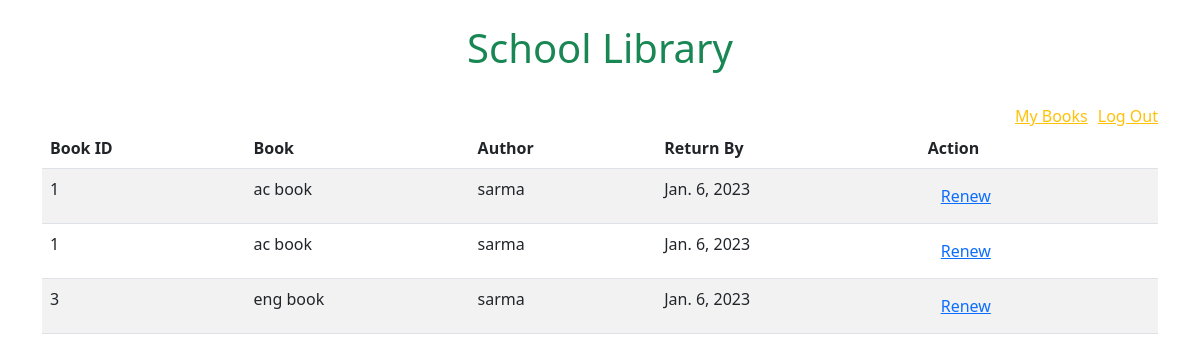
/s_home/ (signed in), run on the app's committed database.
### library_app/models.py (models this page shows, shortened)
class BookStatus(models.Model):
    book = models.ForeignKey(Books, on_delete=models.CASCADE)
    taken_by = models.ForeignKey(User, on_delete=models.RESTRICT)
    taken_on = models.DateField(auto_now_add=True)
    return_date = models.DateField()
    renewal_status = models.BooleanField(default=False)

class Books(models.Model):
    book_id = models.AutoField(primary_key=True)
    book_title = models.CharField(max_length=100)
    author = models.CharField(max_length=50)
    total_quantity = models.IntegerField()
    available_quantity = models.IntegerField()
    added_on = models.DateField(auto_now_add=True)

### library_app/views.py (the view)
# urls.py: path('s_home/', student_home, name='s_home'),
def student_home(request):
    if request.user.is_authenticated:
        if request.method == 'POST':
            if 'renew' in request.POST:
                book_id = request.POST['book_id']
                if BookStatus.objects.filter(book__book_id__exact=book_id, taken_by__exact=request.user):
                    bk = BookStatus.objects.get(book__book_id__exact=book_id, taken_by__exact=request.user)
                    bk.renewal_status = True
                    bk.save()
                    return redirect('s_home')
            else:
                pass
        else:
            books = BookStatus.objects.filter(taken_by=request.user)
            return render(request, 'student_home.html', {'books': books})
    else:
        if request.user.groups.filter(name='librarians').exists():
            print('hi')
        return redirect('login')

### templates/student_home.html
{% extends 'index.html' %}
{% block content %}
    <div class="row">
    {% if request.user.is_authenticated %}
        <div class="col-md-12 d-flex justify-content-end">
        <a class="text-warning" style="margin-right: 10px" href="">My Books</a>
        <a class="text-warning" href="{% url 'logout' %}">Log Out</a>
    </div>
    {% else %}
        <div class="col-md-12 d-flex justify-content-end">
        <a class="text-warning" href="{% url 'login' %}">Log In</a>
    </div>
    {% endif %}
</div>
    <div class="row">
    <div class="col-md-12">
        <table class="table table-striped">
        <thead>
            <tr><th>Book ID</th><th>Book</th><th>Author</th><th>Return By</th><th>Action</th></tr>
        </thead>
            <tbody>
        {% for x in books %}
            <tr>
                <td>{{ x.book.book_id }}</td><td>{{ x.book.book_title }}</td><td>{{ x.book.author }}</td>
                <td>{{ x.return_date }}</td>
                <td>{% if x.renewal_status == False %}
                    <form method="post" action="">{% csrf_token %} <input style="display: none" name="book_id" type="text" value="{{ x.book.book_id }}"><input name="renew" class="btn btn-link" value="Renew" type="submit"></form>
                    {% else %}
                    <span>-</span>
                    {% endif %}
                </td>
            </tr>
         {% endfor %}
       </tbody>
        </table>
    </div>
    </div>
{% endblock %}

### data on the page
BookStatus: book.book_id "1", book.book_title "ac book", book.author "sarma", return_date "Jan. 6, 2023"
BookStatus: book.book_id "1", book.book_title "ac book", book.author "sarma", return_date "Jan. 6, 2023"
BookStatus: book.book_id "3", book.book_title "eng book", book.author "sarma", return_date "Jan. 6, 2023"
